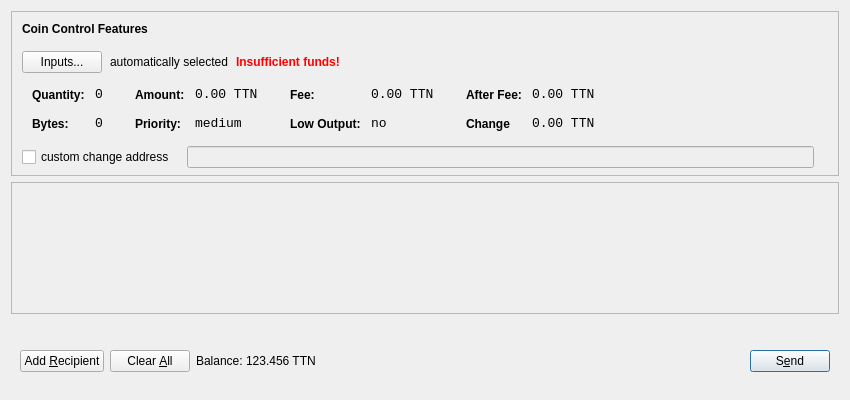
<?xml version="1.0" encoding="UTF-8"?>
<ui version="4.0">
 <class>SendCoinsDialog</class>
 <widget class="QDialog" name="SendCoinsDialog">
  <property name="geometry">
   <rect>
    <x>0</x>
    <y>0</y>
    <width>850</width>
    <height>400</height>
   </rect>
  </property>
  <property name="windowTitle">
   <string>Send Coins</string>
  </property>
  <layout class="QVBoxLayout" name="verticalLayout" stretch="0,1,0">
   <property name="bottomMargin">
    <number>8</number>
   </property>
   <item>
    <widget class="QFrame" name="frameCoinControl">
     <property name="sizePolicy">
      <sizepolicy hsizetype="Expanding" vsizetype="Expanding">
       <horstretch>0</horstretch>
       <verstretch>0</verstretch>
      </sizepolicy>
     </property>
     <property name="maximumSize">
      <size>
       <width>16777215</width>
       <height>16777215</height>
      </size>
     </property>
     <property name="frameShape">
      <enum>QFrame::StyledPanel</enum>
     </property>
     <property name="frameShadow">
      <enum>QFrame::Sunken</enum>
     </property>
     <layout class="QVBoxLayout" name="verticalLayoutCoinControl2">
      <property name="spacing">
       <number>6</number>
      </property>
      <property name="leftMargin">
       <number>0</number>
      </property>
      <property name="topMargin">
       <number>0</number>
      </property>
      <property name="rightMargin">
       <number>0</number>
      </property>
      <property name="bottomMargin">
       <number>6</number>
      </property>
      <item>
       <layout class="QVBoxLayout" name="verticalLayoutCoinControl" stretch="0,0,0,0,1">
        <property name="spacing">
         <number>0</number>
        </property>
        <property name="leftMargin">
         <number>10</number>
        </property>
        <property name="topMargin">
         <number>10</number>
        </property>
        <item>
         <layout class="QHBoxLayout" name="horizontalLayoutCoinControl1">
          <property name="bottomMargin">
           <number>15</number>
          </property>
          <item>
           <widget class="QLabel" name="labelCoinControlFeatures">
            <property name="sizePolicy">
             <sizepolicy hsizetype="Preferred" vsizetype="Maximum">
              <horstretch>0</horstretch>
              <verstretch>0</verstretch>
             </sizepolicy>
            </property>
            <property name="font">
             <font>
              <weight>75</weight>
              <bold>true</bold>
             </font>
            </property>
            <property name="styleSheet">
             <string notr="true">font-weight:bold;</string>
            </property>
            <property name="text">
             <string>Coin Control Features</string>
            </property>
           </widget>
          </item>
         </layout>
        </item>
        <item>
         <layout class="QHBoxLayout" name="horizontalLayoutCoinControl2" stretch="0,0,0,0">
          <property name="spacing">
           <number>8</number>
          </property>
          <property name="bottomMargin">
           <number>10</number>
          </property>
          <item>
           <widget class="QPushButton" name="pushButtonCoinControl">
            <property name="styleSheet">
             <string notr="true"/>
            </property>
            <property name="text">
             <string>Inputs...</string>
            </property>
           </widget>
          </item>
          <item>
           <widget class="QLabel" name="labelCoinControlAutomaticallySelected">
            <property name="text">
             <string>automatically selected</string>
            </property>
            <property name="margin">
             <number>5</number>
            </property>
           </widget>
          </item>
          <item>
           <widget class="QLabel" name="labelCoinControlInsuffFunds">
            <property name="font">
             <font>
              <weight>75</weight>
              <bold>true</bold>
             </font>
            </property>
            <property name="styleSheet">
             <string notr="true">color:red;font-weight:bold;</string>
            </property>
            <property name="text">
             <string>Insufficient funds!</string>
            </property>
            <property name="margin">
             <number>5</number>
            </property>
           </widget>
          </item>
          <item>
           <spacer name="horizontalSpacerCoinControl">
            <property name="orientation">
             <enum>Qt::Horizontal</enum>
            </property>
            <property name="sizeHint" stdset="0">
             <size>
              <width>40</width>
              <height>1</height>
             </size>
            </property>
           </spacer>
          </item>
         </layout>
        </item>
        <item>
         <widget class="QWidget" name="widgetCoinControl" native="true">
          <property name="sizePolicy">
           <sizepolicy hsizetype="Preferred" vsizetype="Preferred">
            <horstretch>0</horstretch>
            <verstretch>0</verstretch>
           </sizepolicy>
          </property>
          <property name="minimumSize">
           <size>
            <width>0</width>
            <height>0</height>
           </size>
          </property>
          <property name="styleSheet">
           <string notr="true"/>
          </property>
          <layout class="QHBoxLayout" name="horizontalLayoutCoinControl5">
           <property name="leftMargin">
            <number>0</number>
           </property>
           <property name="topMargin">
            <number>0</number>
           </property>
           <property name="rightMargin">
            <number>0</number>
           </property>
           <property name="bottomMargin">
            <number>0</number>
           </property>
           <item>
            <layout class="QHBoxLayout" name="horizontalLayoutCoinControl3" stretch="0,0,0,1">
             <property name="spacing">
              <number>20</number>
             </property>
             <property name="topMargin">
              <number>0</number>
             </property>
             <property name="bottomMargin">
              <number>10</number>
             </property>
             <item>
              <layout class="QFormLayout" name="formLayoutCoinControl1">
               <property name="horizontalSpacing">
                <number>10</number>
               </property>
               <property name="verticalSpacing">
                <number>14</number>
               </property>
               <property name="leftMargin">
                <number>10</number>
               </property>
               <property name="topMargin">
                <number>4</number>
               </property>
               <property name="rightMargin">
                <number>6</number>
               </property>
               <item row="0" column="0">
                <widget class="QLabel" name="labelCoinControlQuantityText">
                 <property name="styleSheet">
                  <string notr="true">font-weight:bold;</string>
                 </property>
                 <property name="text">
                  <string>Quantity:</string>
                 </property>
                 <property name="margin">
                  <number>0</number>
                 </property>
                </widget>
               </item>
               <item row="0" column="1">
                <widget class="QLabel" name="labelCoinControlQuantity">
                 <property name="font">
                  <font>
                   <family>Monospace</family>
                   <pointsize>10</pointsize>
                  </font>
                 </property>
                 <property name="cursor">
                  <cursorShape>IBeamCursor</cursorShape>
                 </property>
                 <property name="contextMenuPolicy">
                  <enum>Qt::ActionsContextMenu</enum>
                 </property>
                 <property name="text">
                  <string>0</string>
                 </property>
                 <property name="margin">
                  <number>0</number>
                 </property>
                 <property name="textInteractionFlags">
                  <set>Qt::LinksAccessibleByMouse|Qt::TextSelectableByKeyboard|Qt::TextSelectableByMouse</set>
                 </property>
                </widget>
               </item>
               <item row="1" column="0">
                <widget class="QLabel" name="labelCoinControlBytesText">
                 <property name="styleSheet">
                  <string notr="true">font-weight:bold;</string>
                 </property>
                 <property name="text">
                  <string>Bytes:</string>
                 </property>
                </widget>
               </item>
               <item row="1" column="1">
                <widget class="QLabel" name="labelCoinControlBytes">
                 <property name="font">
                  <font>
                   <family>Monospace</family>
                   <pointsize>10</pointsize>
                  </font>
                 </property>
                 <property name="cursor">
                  <cursorShape>IBeamCursor</cursorShape>
                 </property>
                 <property name="contextMenuPolicy">
                  <enum>Qt::ActionsContextMenu</enum>
                 </property>
                 <property name="text">
                  <string>0</string>
                 </property>
                 <property name="textInteractionFlags">
                  <set>Qt::LinksAccessibleByMouse|Qt::TextSelectableByKeyboard|Qt::TextSelectableByMouse</set>
                 </property>
                </widget>
               </item>
              </layout>
             </item>
             <item>
              <layout class="QFormLayout" name="formLayoutCoinControl2">
               <property name="horizontalSpacing">
                <number>10</number>
               </property>
               <property name="verticalSpacing">
                <number>14</number>
               </property>
               <property name="leftMargin">
                <number>6</number>
               </property>
               <property name="topMargin">
                <number>4</number>
               </property>
               <property name="rightMargin">
                <number>6</number>
               </property>
               <item row="0" column="0">
                <widget class="QLabel" name="labelCoinControlAmountText">
                 <property name="styleSheet">
                  <string notr="true">font-weight:bold;</string>
                 </property>
                 <property name="text">
                  <string>Amount:</string>
                 </property>
                 <property name="margin">
                  <number>0</number>
                 </property>
                </widget>
               </item>
               <item row="0" column="1">
                <widget class="QLabel" name="labelCoinControlAmount">
                 <property name="font">
                  <font>
                   <family>Monospace</family>
                   <pointsize>10</pointsize>
                  </font>
                 </property>
                 <property name="cursor">
                  <cursorShape>IBeamCursor</cursorShape>
                 </property>
                 <property name="contextMenuPolicy">
                  <enum>Qt::ActionsContextMenu</enum>
                 </property>
                 <property name="text">
                  <string>0.00 TTN</string>
                 </property>
                 <property name="textInteractionFlags">
                  <set>Qt::LinksAccessibleByMouse|Qt::TextSelectableByKeyboard|Qt::TextSelectableByMouse</set>
                 </property>
                </widget>
               </item>
               <item row="1" column="0">
                <widget class="QLabel" name="labelCoinControlPriorityText">
                 <property name="styleSheet">
                  <string notr="true">font-weight:bold;</string>
                 </property>
                 <property name="text">
                  <string>Priority:</string>
                 </property>
                </widget>
               </item>
               <item row="1" column="1">
                <widget class="QLabel" name="labelCoinControlPriority">
                 <property name="font">
                  <font>
                   <family>Monospace</family>
                   <pointsize>10</pointsize>
                  </font>
                 </property>
                 <property name="cursor">
                  <cursorShape>IBeamCursor</cursorShape>
                 </property>
                 <property name="contextMenuPolicy">
                  <enum>Qt::ActionsContextMenu</enum>
                 </property>
                 <property name="text">
                  <string>medium</string>
                 </property>
                 <property name="textInteractionFlags">
                  <set>Qt::LinksAccessibleByMouse|Qt::TextSelectableByKeyboard|Qt::TextSelectableByMouse</set>
                 </property>
                </widget>
               </item>
              </layout>
             </item>
             <item>
              <layout class="QFormLayout" name="formLayoutCoinControl3">
               <property name="horizontalSpacing">
                <number>10</number>
               </property>
               <property name="verticalSpacing">
                <number>14</number>
               </property>
               <property name="leftMargin">
                <number>6</number>
               </property>
               <property name="topMargin">
                <number>4</number>
               </property>
               <property name="rightMargin">
                <number>6</number>
               </property>
               <item row="0" column="0">
                <widget class="QLabel" name="labelCoinControlFeeText">
                 <property name="styleSheet">
                  <string notr="true">font-weight:bold;</string>
                 </property>
                 <property name="text">
                  <string>Fee:</string>
                 </property>
                 <property name="margin">
                  <number>0</number>
                 </property>
                </widget>
               </item>
               <item row="0" column="1">
                <widget class="QLabel" name="labelCoinControlFee">
                 <property name="font">
                  <font>
                   <family>Monospace</family>
                   <pointsize>10</pointsize>
                  </font>
                 </property>
                 <property name="cursor">
                  <cursorShape>IBeamCursor</cursorShape>
                 </property>
                 <property name="contextMenuPolicy">
                  <enum>Qt::ActionsContextMenu</enum>
                 </property>
                 <property name="text">
                  <string>0.00 TTN</string>
                 </property>
                 <property name="textInteractionFlags">
                  <set>Qt::LinksAccessibleByMouse|Qt::TextSelectableByKeyboard|Qt::TextSelectableByMouse</set>
                 </property>
                </widget>
               </item>
               <item row="1" column="0">
                <widget class="QLabel" name="labelCoinControlLowOutputText">
                 <property name="styleSheet">
                  <string notr="true">font-weight:bold;</string>
                 </property>
                 <property name="text">
                  <string>Low Output:</string>
                 </property>
                </widget>
               </item>
               <item row="1" column="1">
                <widget class="QLabel" name="labelCoinControlLowOutput">
                 <property name="font">
                  <font>
                   <family>Monospace</family>
                   <pointsize>10</pointsize>
                  </font>
                 </property>
                 <property name="cursor">
                  <cursorShape>IBeamCursor</cursorShape>
                 </property>
                 <property name="contextMenuPolicy">
                  <enum>Qt::ActionsContextMenu</enum>
                 </property>
                 <property name="text">
                  <string>no</string>
                 </property>
                 <property name="textInteractionFlags">
                  <set>Qt::LinksAccessibleByMouse|Qt::TextSelectableByKeyboard|Qt::TextSelectableByMouse</set>
                 </property>
                </widget>
               </item>
              </layout>
             </item>
             <item>
              <layout class="QFormLayout" name="formLayoutCoinControl4">
               <property name="horizontalSpacing">
                <number>10</number>
               </property>
               <property name="verticalSpacing">
                <number>14</number>
               </property>
               <property name="leftMargin">
                <number>6</number>
               </property>
               <property name="topMargin">
                <number>4</number>
               </property>
               <property name="rightMargin">
                <number>6</number>
               </property>
               <item row="0" column="0">
                <widget class="QLabel" name="labelCoinControlAfterFeeText">
                 <property name="styleSheet">
                  <string notr="true">font-weight:bold;</string>
                 </property>
                 <property name="text">
                  <string>After Fee:</string>
                 </property>
                 <property name="margin">
                  <number>0</number>
                 </property>
                </widget>
               </item>
               <item row="0" column="1">
                <widget class="QLabel" name="labelCoinControlAfterFee">
                 <property name="font">
                  <font>
                   <family>Monospace</family>
                   <pointsize>10</pointsize>
                  </font>
                 </property>
                 <property name="cursor">
                  <cursorShape>IBeamCursor</cursorShape>
                 </property>
                 <property name="contextMenuPolicy">
                  <enum>Qt::ActionsContextMenu</enum>
                 </property>
                 <property name="text">
                  <string>0.00 TTN</string>
                 </property>
                 <property name="textInteractionFlags">
                  <set>Qt::LinksAccessibleByMouse|Qt::TextSelectableByKeyboard|Qt::TextSelectableByMouse</set>
                 </property>
                </widget>
               </item>
               <item row="1" column="0">
                <widget class="QLabel" name="labelCoinControlChangeText">
                 <property name="styleSheet">
                  <string notr="true">font-weight:bold;</string>
                 </property>
                 <property name="text">
                  <string>Change</string>
                 </property>
                </widget>
               </item>
               <item row="1" column="1">
                <widget class="QLabel" name="labelCoinControlChange">
                 <property name="font">
                  <font>
                   <family>Monospace</family>
                   <pointsize>10</pointsize>
                  </font>
                 </property>
                 <property name="cursor">
                  <cursorShape>IBeamCursor</cursorShape>
                 </property>
                 <property name="contextMenuPolicy">
                  <enum>Qt::ActionsContextMenu</enum>
                 </property>
                 <property name="text">
                  <string>0.00 TTN</string>
                 </property>
                 <property name="textInteractionFlags">
                  <set>Qt::LinksAccessibleByMouse|Qt::TextSelectableByKeyboard|Qt::TextSelectableByMouse</set>
                 </property>
                </widget>
               </item>
              </layout>
             </item>
            </layout>
           </item>
          </layout>
         </widget>
        </item>
        <item>
         <layout class="QHBoxLayout" name="horizontalLayoutCoinControl4" stretch="0,0,0">
          <property name="spacing">
           <number>12</number>
          </property>
          <property name="sizeConstraint">
           <enum>QLayout::SetDefaultConstraint</enum>
          </property>
          <property name="topMargin">
           <number>5</number>
          </property>
          <property name="rightMargin">
           <number>5</number>
          </property>
          <item>
           <widget class="QCheckBox" name="checkBoxCoinControlChange">
            <property name="text">
             <string>custom change address</string>
            </property>
           </widget>
          </item>
          <item>
           <widget class="QLineEdit" name="lineEditCoinControlChange">
            <property name="enabled">
             <bool>false</bool>
            </property>
            <property name="sizePolicy">
             <sizepolicy hsizetype="Expanding" vsizetype="Fixed">
              <horstretch>0</horstretch>
              <verstretch>0</verstretch>
             </sizepolicy>
            </property>
           </widget>
          </item>
          <item>
           <widget class="QLabel" name="labelCoinControlChangeLabel">
            <property name="sizePolicy">
             <sizepolicy hsizetype="Preferred" vsizetype="Expanding">
              <horstretch>0</horstretch>
              <verstretch>0</verstretch>
             </sizepolicy>
            </property>
            <property name="minimumSize">
             <size>
              <width>0</width>
              <height>0</height>
             </size>
            </property>
            <property name="text">
             <string/>
            </property>
            <property name="margin">
             <number>3</number>
            </property>
           </widget>
          </item>
         </layout>
        </item>
        <item>
         <spacer name="verticalSpacerCoinControl">
          <property name="orientation">
           <enum>Qt::Vertical</enum>
          </property>
          <property name="sizeHint" stdset="0">
           <size>
            <width>800</width>
            <height>1</height>
           </size>
          </property>
         </spacer>
        </item>
       </layout>
      </item>
     </layout>
    </widget>
   </item>
   <item>
    <widget class="QScrollArea" name="scrollArea">
     <property name="widgetResizable">
      <bool>true</bool>
     </property>
     <widget class="QWidget" name="scrollAreaWidgetContents">
      <property name="geometry">
       <rect>
        <x>0</x>
        <y>0</y>
        <width>830</width>
        <height>124</height>
       </rect>
      </property>
      <layout class="QVBoxLayout" name="verticalLayout_2">
       <property name="leftMargin">
        <number>0</number>
       </property>
       <property name="topMargin">
        <number>0</number>
       </property>
       <property name="rightMargin">
        <number>0</number>
       </property>
       <property name="bottomMargin">
        <number>0</number>
       </property>
       <item>
        <layout class="QVBoxLayout" name="entries">
         <property name="spacing">
          <number>6</number>
         </property>
        </layout>
       </item>
       <item>
        <spacer name="verticalSpacer">
         <property name="orientation">
          <enum>Qt::Vertical</enum>
         </property>
         <property name="sizeHint" stdset="0">
          <size>
           <width>20</width>
           <height>40</height>
          </size>
         </property>
        </spacer>
       </item>
      </layout>
     </widget>
    </widget>
   </item>
   <item>
    <widget class="QWidget" name="buttonBar" native="true">
     <layout class="QHBoxLayout" name="horizontalLayout">
      <property name="leftMargin">
       <number>9</number>
      </property>
      <property name="topMargin">
       <number>30</number>
      </property>
      <property name="rightMargin">
       <number>9</number>
      </property>
      <property name="bottomMargin">
       <number>20</number>
      </property>
      <item>
       <widget class="QPushButton" name="addButton">
        <property name="maximumSize">
         <size>
          <width>136</width>
          <height>36</height>
         </size>
        </property>
        <property name="toolTip">
         <string>Send to multiple recipients at once</string>
        </property>
        <property name="text">
         <string>Add &amp;Recipient</string>
        </property>
        <property name="autoDefault">
         <bool>false</bool>
        </property>
       </widget>
      </item>
      <item>
       <widget class="QPushButton" name="clearButton">
        <property name="sizePolicy">
         <sizepolicy hsizetype="Minimum" vsizetype="Fixed">
          <horstretch>0</horstretch>
          <verstretch>0</verstretch>
         </sizepolicy>
        </property>
        <property name="maximumSize">
         <size>
          <width>100</width>
          <height>36</height>
         </size>
        </property>
        <property name="toolTip">
         <string>Remove all transaction fields</string>
        </property>
        <property name="text">
         <string>Clear &amp;All</string>
        </property>
        <property name="autoRepeatDelay">
         <number>300</number>
        </property>
        <property name="autoDefault">
         <bool>false</bool>
        </property>
       </widget>
      </item>
      <item>
       <layout class="QHBoxLayout" name="horizontalLayout_2">
        <property name="spacing">
         <number>3</number>
        </property>
        <item>
         <widget class="QLabel" name="label">
          <property name="sizePolicy">
           <sizepolicy hsizetype="Preferred" vsizetype="Fixed">
            <horstretch>0</horstretch>
            <verstretch>0</verstretch>
           </sizepolicy>
          </property>
          <property name="text">
           <string>Balance:</string>
          </property>
         </widget>
        </item>
        <item>
         <widget class="QLabel" name="labelBalance">
          <property name="sizePolicy">
           <sizepolicy hsizetype="Preferred" vsizetype="Fixed">
            <horstretch>0</horstretch>
            <verstretch>0</verstretch>
           </sizepolicy>
          </property>
          <property name="cursor">
           <cursorShape>IBeamCursor</cursorShape>
          </property>
          <property name="text">
           <string>123.456 TTN</string>
          </property>
          <property name="textInteractionFlags">
           <set>Qt::LinksAccessibleByMouse|Qt::TextSelectableByKeyboard|Qt::TextSelectableByMouse</set>
          </property>
         </widget>
        </item>
       </layout>
      </item>
      <item>
       <spacer name="horizontalSpacer">
        <property name="orientation">
         <enum>Qt::Horizontal</enum>
        </property>
        <property name="sizeHint" stdset="0">
         <size>
          <width>40</width>
          <height>20</height>
         </size>
        </property>
       </spacer>
      </item>
      <item>
       <widget class="QPushButton" name="sendButton">
        <property name="maximumSize">
         <size>
          <width>96</width>
          <height>36</height>
         </size>
        </property>
        <property name="toolTip">
         <string>Confirm the send action</string>
        </property>
        <property name="text">
         <string>S&amp;end</string>
        </property>
        <property name="default">
         <bool>true</bool>
        </property>
       </widget>
      </item>
     </layout>
    </widget>
   </item>
  </layout>
 </widget>
 <resources/>
 <connections/>
</ui>
